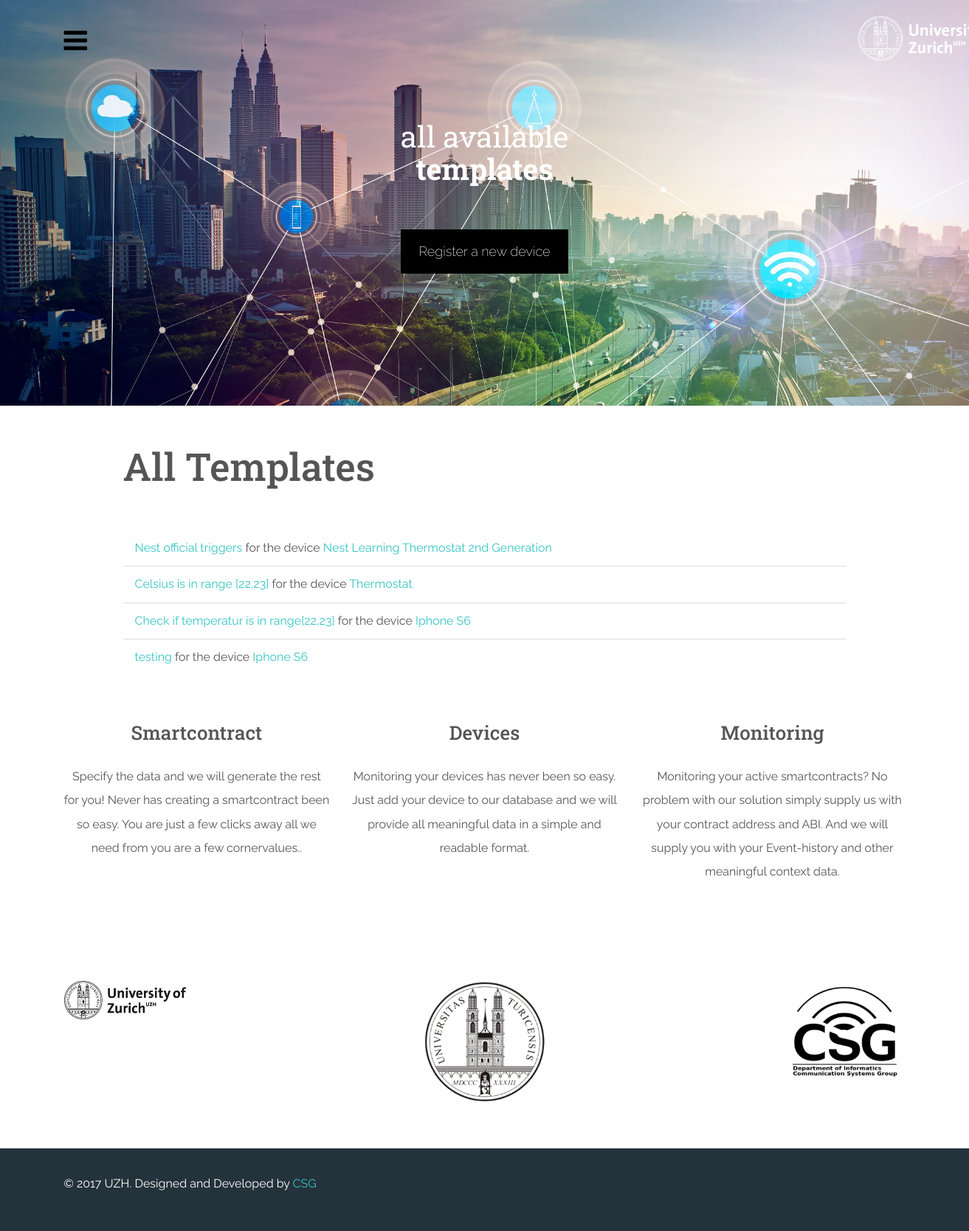
The page /smartGenerator/templates on the database as committed earlier.
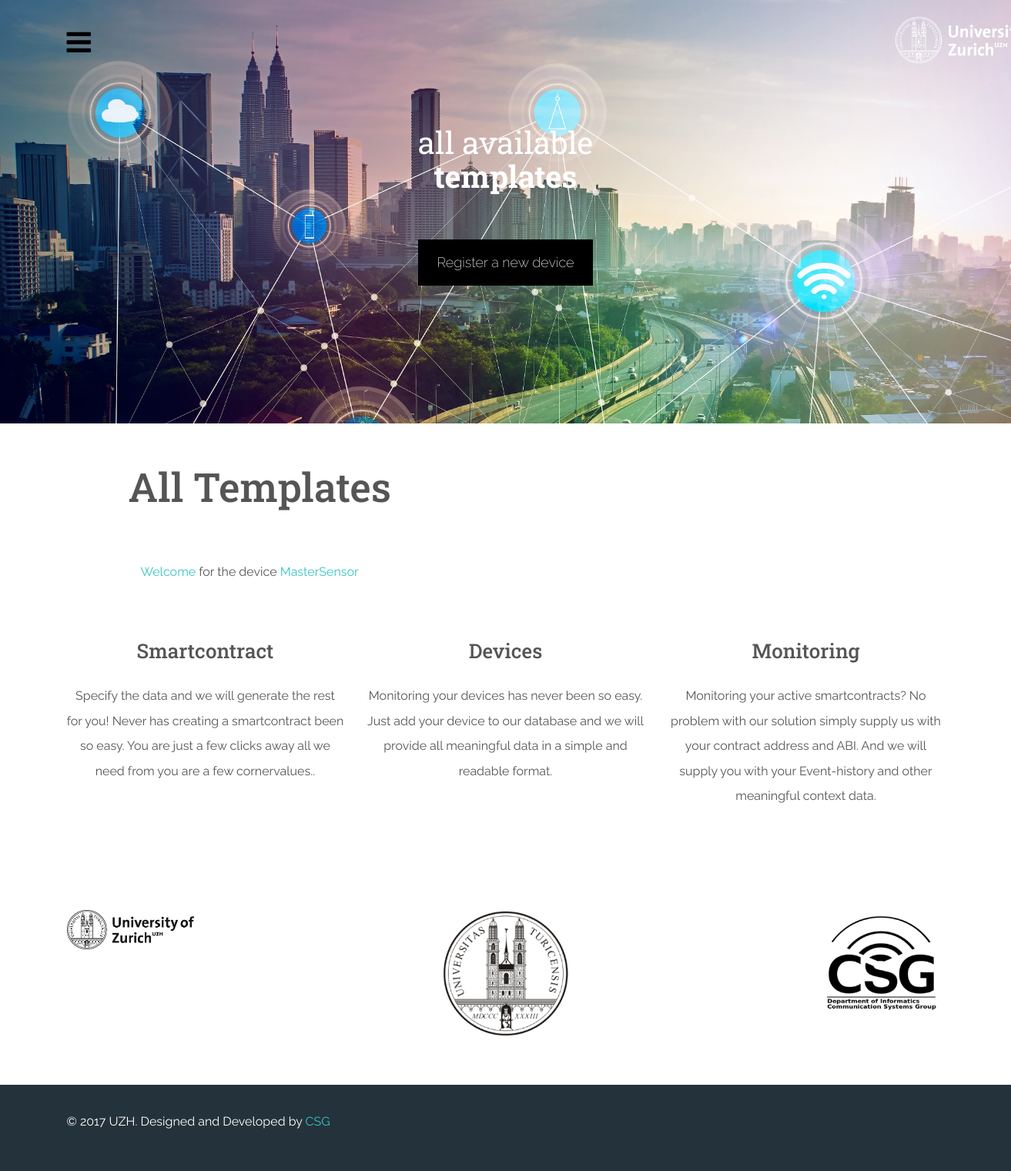
The same page on the database as committed later.
### smartpollution/models.py (models this page shows, shortened)
class Template(models.Model):
    template_name=models.CharField(max_length=200, null=True)
    device=models.ForeignKey(Device, on_delete=models.CASCADE)
    gas_estimate_thres=models.IntegerField(blank=True, null=True)
    gas_estimate_no_thres=models.IntegerField(blank=True, null=True)

class Device(models.Model):
    device_name=models.CharField(max_length=200)
    manufacturing_company=models.CharField(max_length=200)
    metrics=models.ManyToManyField(Metric)
    def __str__(self):
        return self.device_name

### smartpollution/views.py (the view)
def index_template_view(request):
    try:
        arguments = {}
        arguments['template_list'] = Template.objects.all()
        return render(request, 'smartpollution/indextemplate.html', arguments)
    except:
        return return_problem_page(request)

### smartpollution/templates/smartpollution/indextemplate.html (shortened to what this page needs)
<!DOCTYPE html>
<html lang="en">
<head>
    {% load static %}
    <link rel="stylesheet" href="{% static 'smartpollution/w3.css' %}">
    <link href="{% static 'bootstrap/css/theme.css' %}" rel="stylesheet">
    <link href="{% static 'smartpollution/style.css' %}" rel="stylesheet">
    <link rel="stylesheet" href="https://cdnjs.cloudflare.com/ajax/libs/typicons/2.0.8/typicons.min.css">
    <link rel="stylesheet" href="https://maxcdn.bootstrapcdn.com/font-awesome/4.7.0/css/font-awesome.min.css">
    <link rel="stylesheet" href="{% static 'assets/css/pushy.css' %}">
    <link rel="stylesheet" href="{% static 'assets/css/masonry.css' %}">
    <link rel="stylesheet" href="{% static 'assets/css/animate.css' %}">
    <link rel="stylesheet" href="{% static 'assets/css/magnific-popup.css' %}">
    <link rel="stylesheet" href="{% static 'assets/css/odometer-theme-default.css' %}">
</head>
<body class="">
<header id="home">
    <div class="container-fluid">
        <div class="container">
            <div class="row">                <div class="col-md-3 col-xs-10">                    <div class="menu-btn"><span class="hamburger"><i class="fa fa-bars"></i></span></div>                </div>                <div class="col-md-1 col-md-offset-8 col-xs-2 text-center">                    <a href="http://www.uzh.ch" class="thumbnail logo">                        <img src="{% static 'images/uzh_logo_long.png' %}" alt="" class="img-responsive">                    </a>                </div>            </div>
            <div class="jumbotron">
                <h1>
                    <small>all available</small>
                    <strong>templates</strong></h1>
                <p>
                    <a href="{% url 'smartpollution:register_device' %}" button
                       class="w3-button w3-black w3-padding-large w3-large w3-margin-top">Register a new device</a>
                </p>
            </div>
        </div>
    </div>
</header>
<section id="feat">
    <div class="container">
        <div class="w3-content">
            <br class="w3-twothird">
            <h1>All Templates</h1>
            {% if template_list %}
                <ul class="w3-ul">
                    {% for template in template_list %}
                        <li>
                            <a href="{% url 'smartpollution:detail_template' template.id %}">{{ template.template_name }}</a>
                            for the device
                            <a href="{% url 'smartpollution:detail' template.device.id %}">{{ template.device }}</a>
                        </li>
                    {% endfor %}
                </ul>
            {% else %}
                <p>No templates available</p>
            {% endif %}
        </div>
    </div>
</section>
<section id="feat">
    <div class="container">
        <div class="row features">
            <div class="col-md-4 text-center wow fadeInUp" data-wow-delay="100ms">
                <h4>Smartcontract</h4>
                <p>Specify the data and we will generate the rest for you! Never has creating a smartcontract been so
                    easy. You are just a few clicks away all we need from you are a few cornervalues..</p>
            </div>
            <div class="col-md-4 text-center wow fadeInUp" data-wow-delay="300ms">
                <h4>Devices</h4>
                <p>Monitoring your devices has never been so easy. Just add your device to our database and we will
                    provide all meaningful data in a simple and readable format.</p>
            </div>
            <div class="col-md-4 text-center wow fadeInUp" data-wow-delay="500ms">
                <h4>Monitoring</h4>
                <p>Monitoring your active smartcontracts? No problem with our solution simply supply us with your
                    contract address and ABI. And we will supply you with your Event-history and other meaningful
                    context data.</p>
            </div>
        </div>
    </div>
</section>
<section class="clients wow fadeInUp" data-wow-delay="300ms">    <div class="container">        <div class="row">            <div class="col-md-2">                <img src="{% static 'images/uzh_logo_long_black.png' %}" class="img-responsive"/>            </div>            <div class="col-md-2 col-md-offset-3">                <img src="{% static 'images/logoUZH.png' %}" class="img-responsive"/>            </div>            <div class="col-md-2 col-md-offset-3">                <img src="{% static 'images/logo-csg.png' %}" class="img-responsive"/>            </div>        </div>    </div></section>
<footer>
    <div class="container">
        <div class="row">
            <div class="col-md-8">
                <p>© 2017 UZH. Designed and Developed by <a target="_blank" href="https://github.com/Communication-Systems-Group/">CSG</a></p>
            </div>
            <div class="col-md-4">
                <p class="text-right social">
                </p>
            </div>
        </div>
    </div>
</footer>
</body>
</html>

### smartpollution/static/smartpollution/w3.css (style rules this page uses)
html { box-sizing:border-box }
*,*:before,*:after { box-sizing:inherit }
html { -ms-text-size-adjust:100%;-webkit-text-size-adjust:100% }
body { margin:0 }
article,aside,details,figcaption,figure,footer,header,main,menu,nav,section,summary { display:block }
a { background-color:transparent;-webkit-text-decoration-skip:objects }
small { font-size:80% }
img { border-style:none }
html,body { font-family:Verdana,sans-serif;font-size:15px;line-height:1.5 }
html { overflow-x:hidden }
h1,h2,h3,h4,h5,h6,.w3-slim,.w3-wide { font-family:"Segoe UI",Arial,sans-serif }
h1 { font-size:36px }
h4 { font-size:20px }
h1,h2,h3,h4,h5,h6 { font-weight:400;margin:10px 0 }
img { margin-bottom:-5px }
a { color:inherit }
.w3-btn,.w3-btn-block,.w3-button { border:none;display:inline-block;outline:0;padding:6px 16px;vertical-align:middle;overflow:hidden;text-decoration:none!important;color:#fff;background-color:#000;text-align:center;cursor:pointer;white-space:nowrap }
.w3-button { color:#000;background-color:#f1f1f1;padding:8px 16px }
.w3-btn,.w3-btn-floating,.w3-btn-floating-large,.w3-closenav,.w3-opennav,.w3-btn-block,.w3-button { -webkit-touch-callout:none;-webkit-user-select:none;-khtml-user-select:none;-moz-user-select:none;-ms-user-select:none;user-select:none }
ul.w3-ul { list-style-type:none;padding:0;margin:0 }
ul.w3-ul li { padding:8px 16px;border-bottom:1px solid #ddd }
ul.w3-ul li:last-child { border-bottom:none }
.w3-content { max-width:980px;margin:auto }
.w3-large { font-size:18px!important }
.w3-margin-top { margin-top:16px!important }
.w3-padding-large { padding:12px 24px!important }
.w3-black,.w3-hover-black:hover { color:#fff!important;background-color:#000!important }

### smartpollution/static/smartpollution/style.css (style rules this page uses)
h1, h2, h3, h4, h5, h6 { font-family: 'Roboto Slab', serif; }
h1, h2, h3, h4, h5, h6 { margin-bottom: 1.1em; text-overflow: ellipsis; }
.features, .blog, .gallery, .clients, .prefooter .container-fluid { padding-top: 3.3em; padding-bottom: 4.2em; }
header .container-fluid { background-image: url(../images/IOTbetterRes.jpg); background-repeat: no-repeat; background-size: cover; height: 550px; padding-top: 18px; }
.hamburger { font-size: 2.3em; color: #000; }
.logo { background: none; border: 0px; height: 50px; width: 200px; }
.jumbotron { background: none; text-align: center; }
.jumbotron h1, .jumbotron h2, .jumbotron h3, .jumbotron h4, .jumbotron h5, .jumbotron h6, .jumbotron small { color: #FFFFFF; font-size: 40px; }
.jumbotron p { color: #FFFFFF; margin-bottom: 2%; }
footer { background-color: rgba(36, 50, 59, 1); padding-top: 2em; padding-bottom: 1.2em; }
footer h1, footer h2, footer h3, footer h4, footer h5, footer h6, footer p { color: #FFFFFF; }
.social { padding-top: 50px; }

### smartpollution/static/assets/css/masonry.css (style rules this page uses)
* { -webkit-box-sizing: border-box; -moz-box-sizing: border-box; box-sizing: border-box; }

Rows that differ between the two databases and show on the page:
removed Template: template_name "Nest official triggers", device "Nest Learning Thermostat 2nd Generation"
removed Template: template_name "Celsius is in range [22,23]", device "Thermostat"
removed Template: template_name "Check if temperatur is in range[22,23]", device "Iphone S6"
removed Template: template_name "testing", device "Iphone S6"
added Template: template_name "Welcome", device "MasterSensor"
